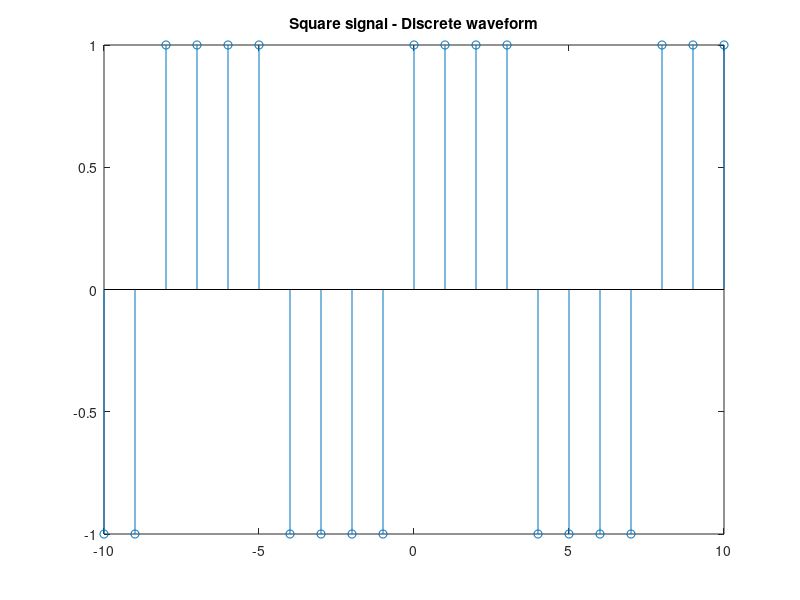

Write the MATLAB code that produced this figure.
% discreteWaveform.m

A = 1;  % amplitude
omega = pi/4;
n = -10:10;
x = A * square(omega*n);  % create square wave
figure, stem(n, x);
title('Square signal - Discrete waveform');
